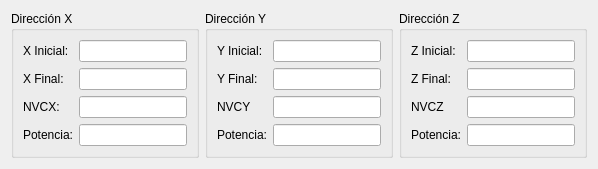
     <widget class="QWidget" name="gbsw_cart_zu">
      <layout class="QHBoxLayout" name="horizontalLayout">
       <item>
        <widget class="QGroupBox" name="gb_malla2_dirx">
         <property name="title">
          <string>Dirección X</string>
         </property>
         <layout class="QFormLayout" name="formLayout_2">
          <item row="0" column="0">
           <widget class="QLabel" name="lb_xini">
            <property name="text">
             <string>X Inicial: </string>
            </property>
           </widget>
          </item>
          <item row="0" column="1">
           <widget class="QLineEdit" name="le_xini"/>
          </item>
          <item row="1" column="0">
           <widget class="QLabel" name="lb_xfin">
            <property name="text">
             <string>X Final:</string>
            </property>
           </widget>
          </item>
          <item row="1" column="1">
           <widget class="QLineEdit" name="le_xfin"/>
          </item>
          <item row="2" column="0">
           <widget class="QLabel" name="lb_nvcx">
            <property name="text">
             <string>NVCX:</string>
            </property>
           </widget>
          </item>
          <item row="2" column="1">
           <widget class="QLineEdit" name="le_nvcx"/>
          </item>
          <item row="3" column="1">
           <widget class="QLineEdit" name="le_potenciax"/>
          </item>
          <item row="3" column="0">
           <widget class="QLabel" name="lb_potenciax">
            <property name="text">
             <string>Potencia:</string>
            </property>
           </widget>
          </item>
         </layout>
        </widget>
       </item>
       <item>
        <widget class="QGroupBox" name="gb_malla2_diry">
         <property name="title">
          <string>Dirección Y</string>
         </property>
         <layout class="QFormLayout" name="formLayout_3">
          <item row="0" column="0">
           <widget class="QLabel" name="lb_yini">
            <property name="text">
             <string>Y Inicial: </string>
            </property>
           </widget>
          </item>
          <item row="0" column="1">
           <widget class="QLineEdit" name="le_yini"/>
          </item>
          <item row="1" column="0">
           <widget class="QLabel" name="lb_yfin">
            <property name="text">
             <string>Y Final:</string>
            </property>
           </widget>
          </item>
          <item row="1" column="1">
           <widget class="QLineEdit" name="le_yfin"/>
          </item>
          <item row="2" column="0">
           <widget class="QLabel" name="lb_nvcy">
            <property name="text">
             <string>NVCY</string>
            </property>
           </widget>
          </item>
          <item row="2" column="1">
           <widget class="QLineEdit" name="le_nvcy"/>
          </item>
          <item row="3" column="0">
           <widget class="QLabel" name="lb_potenciay">
            <property name="text">
             <string>Potencia:</string>
            </property>
           </widget>
          </item>
          <item row="3" column="1">
           <widget class="QLineEdit" name="le_potenciay"/>
          </item>
         </layout>
        </widget>
       </item>
       <item>
        <widget class="QGroupBox" name="gb_malla2_dirz">
         <property name="title">
          <string>Dirección Z</string>
         </property>
         <layout class="QFormLayout" name="formLayout_4">
          <item row="0" column="0">
           <widget class="QLabel" name="lb_zini">
            <property name="text">
             <string>Z Inicial: </string>
            </property>
           </widget>
          </item>
          <item row="0" column="1">
           <widget class="QLineEdit" name="le_zini"/>
          </item>
          <item row="1" column="0">
           <widget class="QLabel" name="lb_zfin">
            <property name="text">
             <string>Z Final:</string>
            </property>
           </widget>
          </item>
          <item row="1" column="1">
           <widget class="QLineEdit" name="le_zfin"/>
          </item>
          <item row="2" column="0">
           <widget class="QLabel" name="lb_nvcz">
            <property name="text">
             <string>NVCZ</string>
            </property>
           </widget>
          </item>
          <item row="2" column="1">
           <widget class="QLineEdit" name="le_nvcz"/>
          </item>
          <item row="3" column="0">
           <widget class="QLabel" name="lb_potenciaz">
            <property name="text">
             <string>Potencia:</string>
            </property>
           </widget>
          </item>
          <item row="3" column="1">
           <widget class="QLineEdit" name="le_potenciaz"/>
          </item>
         </layout>
        </widget>
       </item>
      </layout>
     </widget>
